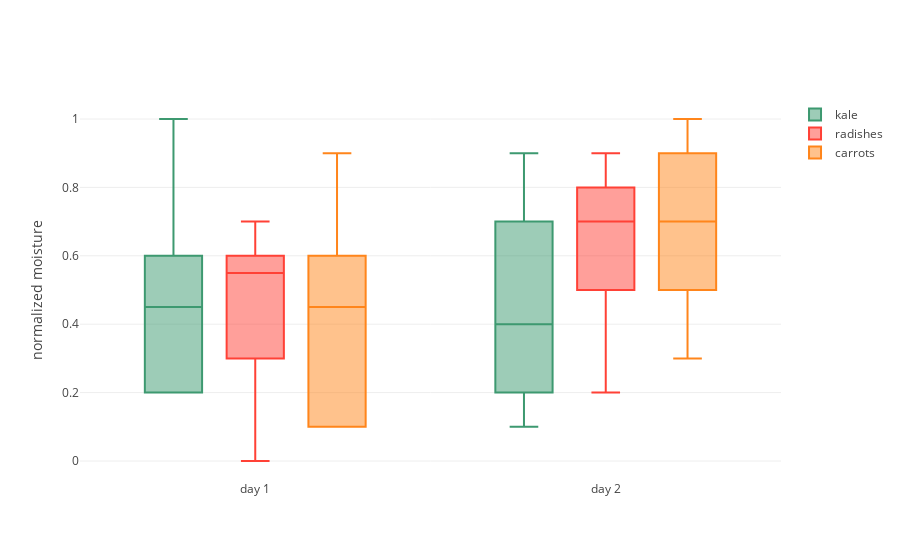

The code cell stored with this chart in its notebook:
### Markdown cell above
# Grouped Box Plots

### Code cell
x = ['day 1', 'day 1', 'day 1', 'day 1', 'day 1', 'day 1', 'day 2', 'day 2', 'day 2', 'day 2', 'day 2', 'day 2']

trace0 = go.Box(
    y=[0.2, 0.2, 0.6, 1.0, 0.5, 0.4, 0.2, 0.7, 0.9, 0.1, 0.5, 0.3],
    x=x,
    name='kale',
    marker=dict(color='#3D9970')
)
trace1 = go.Box(
    y=[0.6, 0.7, 0.3, 0.6, 0.0, 0.5, 0.7, 0.9, 0.5, 0.8, 0.7, 0.2],
    x=x,
    name='radishes',
    marker=dict(color='#FF4136')
)
trace2 = go.Box(
    y=[0.1, 0.3, 0.1, 0.9, 0.6, 0.6, 0.9, 1.0, 0.3, 0.6, 0.8, 0.5],
    x=x,
    name='carrots',
    marker=dict(color='#FF851B')
)

data = [trace0, trace1, trace2]
layout = go.Layout(
    yaxis=dict(
        title='normalized moisture',
        zeroline=False
    ),
    boxmode='group'
)
fig = go.Figure(data=data, layout=layout)
plotly.offline.iplot(fig)

### Figure 1 — Plotly figure (JSON) as saved in the notebook; plotly's stock layout.template omitted (floating-point values rounded to 4 significant figures)
{"data": [{"marker": {"color": "#3D9970"}, "name": "kale", "type": "box", "uid": "3bfdda12-f407-4b88-94a6-b261961e6e20", "x": ["day 1", "day 1", "day 1", "day 1", "day 1", "day 1", "day 2", "day 2", "day 2", "day 2", "day 2", "day 2"], "y": [0.2, 0.2, 0.6, 1, 0.5, 0.4, 0.2, 0.7, 0.9, 0.1, 0.5, 0.3]}, {"marker": {"color": "#FF4136"}, "name": "radishes", "type": "box", "uid": "e105df37-8c8c-4c54-ba84-fdeda4c3ef82", "x": ["day 1", "day 1", "day 1", "day 1", "day 1", "day 1", "day 2", "day 2", "day 2", "day 2", "day 2", "day 2"], "y": [0.6, 0.7, 0.3, 0.6, 0, 0.5, 0.7, 0.9, 0.5, 0.8, 0.7, 0.2]}, {"marker": {"color": "#FF851B"}, "name": "carrots", "type": "box", "uid": "75c2d41c-3a26-4057-b74f-3290b3e0ea0c", "x": ["day 1", "day 1", "day 1", "day 1", "day 1", "day 1", "day 2", "day 2", "day 2", "day 2", "day 2", "day 2"], "y": [0.1, 0.3, 0.1, 0.9, 0.6, 0.6, 0.9, 1, 0.3, 0.6, 0.8, 0.5]}], "layout": {"boxmode": "group", "yaxis": {"title": {"text": "normalized moisture"}, "zeroline": false}}}
